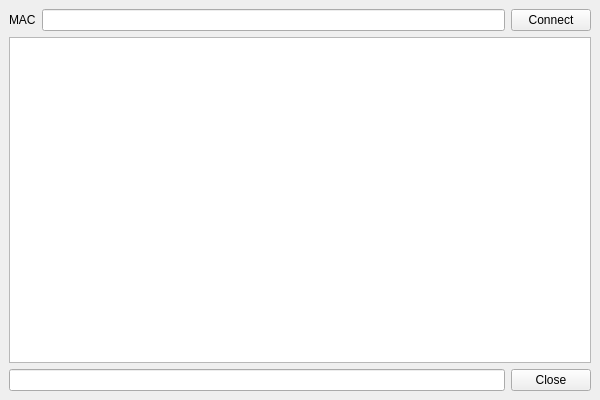
<?xml version="1.0" encoding="UTF-8"?>
<ui version="4.0">
 <class>window</class>
 <widget class="QMainWindow" name="window">
  <property name="geometry">
   <rect>
    <x>0</x>
    <y>0</y>
    <width>600</width>
    <height>400</height>
   </rect>
  </property>
  <widget class="QWidget" name="centralwidget">
   <layout class="QGridLayout" name="gridLayout">
    <item row="0" column="0">
     <layout class="QHBoxLayout" name="hl_upper">
      <item>
       <widget class="QLabel" name="__mac">
        <property name="text">
         <string>MAC</string>
        </property>
       </widget>
      </item>
      <item>
       <widget class="QLineEdit" name="mac"/>
      </item>
      <item>
       <widget class="QPushButton" name="connect">
        <property name="text">
         <string>Connect</string>
        </property>
       </widget>
      </item>
     </layout>
    </item>
    <item row="1" column="0">
     <widget class="QPlainTextEdit" name="output"/>
    </item>
    <item row="2" column="0">
     <layout class="QHBoxLayout" name="hl_lower">
      <item>
       <widget class="QLineEdit" name="command"/>
      </item>
      <item>
       <widget class="QPushButton" name="close">
        <property name="text">
         <string>Close</string>
        </property>
       </widget>
      </item>
     </layout>
    </item>
   </layout>
  </widget>
 </widget>
 <tabstops>
  <tabstop>mac</tabstop>
  <tabstop>command</tabstop>
  <tabstop>output</tabstop>
 </tabstops>
 <resources/>
 <connections/>
</ui>
